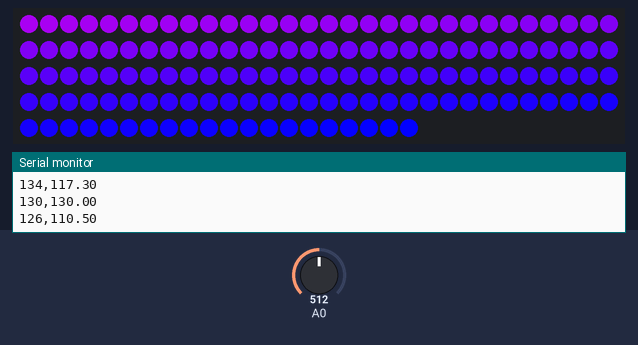
A sketch run on a simulated Arduino Uno, built with avr-gcc and run on an emulated ATmega328P. Parts: 140 RGB LEDs in strip order, left to right, continuing on the next row, the last lines printed to the serial monitor. The inputs (shaded band) are chosen by the test bench; at power-on: A0 = 512. Dim RGB values are drawn brighter than linear.

Above: at 2.2 s.
2.3 s: A0 set to 716
At 2.82 s:
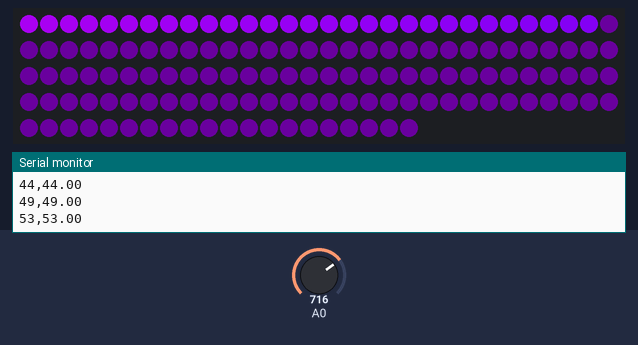
4.4 s: A0 set to 511
At 6.8 s:
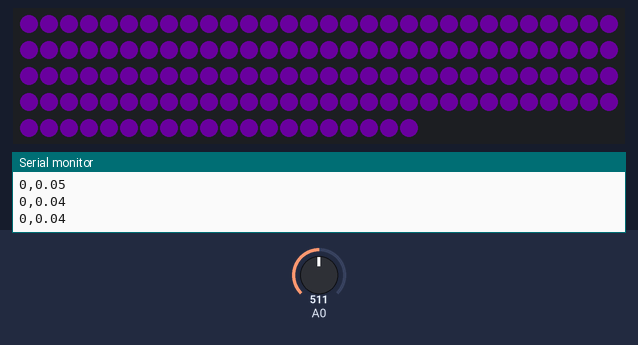
7.0 s: A0 set to 490
At 9.3 s:
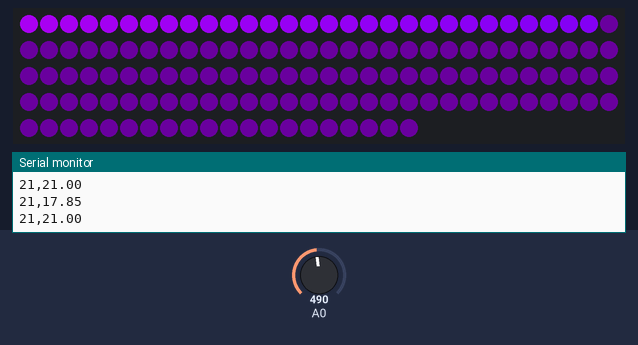
Timing chart, 0 to 10.8 s (numbered marks = the images above; inputs shaded):
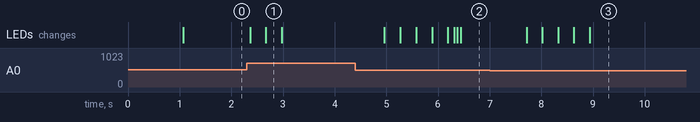

Measured:
- after the input at 4.4 s, the LEDs: first change after 0.56 s (image 2 shows a later state)
- after the input at 7.0 s, the LEDs: first change after 0.71 s (image 3 shows a later state)

The sketch:

lamp.ino
```cpp
#include <FastLED.h>
//# of leds
#define NUM_LEDS 140
#define DATA_PIN 6

CRGB leds[NUM_LEDS];

float smoothed = 0;
float baseline = 0;
float peak = 0;

void setup() {
  FastLED.addLeds<WS2812B, DATA_PIN, GRB>(leds, NUM_LEDS);
  //lots of leds, set cap on power
  FastLED.setMaxPowerInVoltsAndMilliamps(5, 4000);
 Serial.begin(115200);
  //stabilizing
 long total = 0;
 for (int i = 0; i < 500; i++) {
  total += analogRead(A0);
  delay(2);
 }
 baseline = total / 500;
}

void loop() {
  //read and smooth
  int soundValue = analogRead(A0);
  smoothed = (smoothed * 0.97) + (soundValue * 0.03);

  //sound level
  int soundLevel = abs(smoothed - baseline);
  if (soundLevel < 15) soundLevel = 0;

  //peak with faster decay for more reactivity
  if (soundLevel > peak) {
    peak = soundLevel;
  } else {
    peak = peak * 0.85;
  }

  // map peak to leds [lower ceiling = more sensitive (this is the "80" on the map)]
  int ledsLit = map(peak, 0, 80, 0, NUM_LEDS);
  ledsLit = constrain(ledsLit, 0, NUM_LEDS);

  //gradient purple to blue lawlawl
  CRGB colorA = CRGB(148, 0, 211);
  CRGB colorB = CRGB(0, 0, 255);

  for (int i = 0; i < NUM_LEDS; i++) {
    if (i < ledsLit) {
      uint8_t blendAmount = map(i, 0, NUM_LEDS, 0, 255);
      leds[i] = blend(colorA, colorB, blendAmount);
    } else {
      //ambient glow when not lit by sound, nonlit leds too boring
      leds[i] = CRGB(20, 0, 30);
    }
}


  FastLED.show();

  Serial.print(soundLevel);
  Serial.print(",");
  Serial.println(peak);

  delay(10);
}
```
